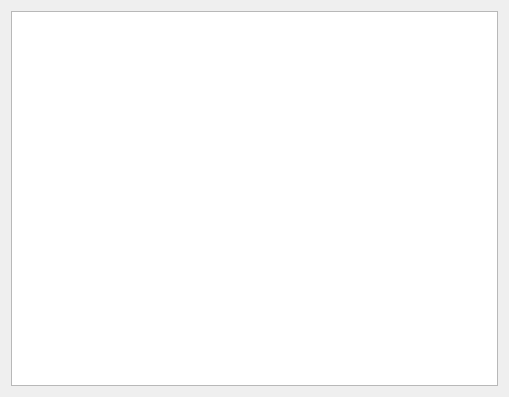
<?xml version="1.0" encoding="UTF-8"?>
<ui version="4.0">
 <class>DuSqliteManagerEditDataDialog</class>
 <widget class="QDialog" name="DuSqliteManagerEditDataDialog">
  <property name="geometry">
   <rect>
    <x>0</x>
    <y>0</y>
    <width>509</width>
    <height>397</height>
   </rect>
  </property>
  <property name="windowTitle">
   <string>Dialog</string>
  </property>
  <layout class="QGridLayout" name="gridLayout">
   <item row="0" column="0">
    <widget class="QTableView" name="tableView">
     <property name="contextMenuPolicy">
      <enum>Qt::ActionsContextMenu</enum>
     </property>
    </widget>
   </item>
  </layout>
 </widget>
 <resources/>
 <connections/>
</ui>
